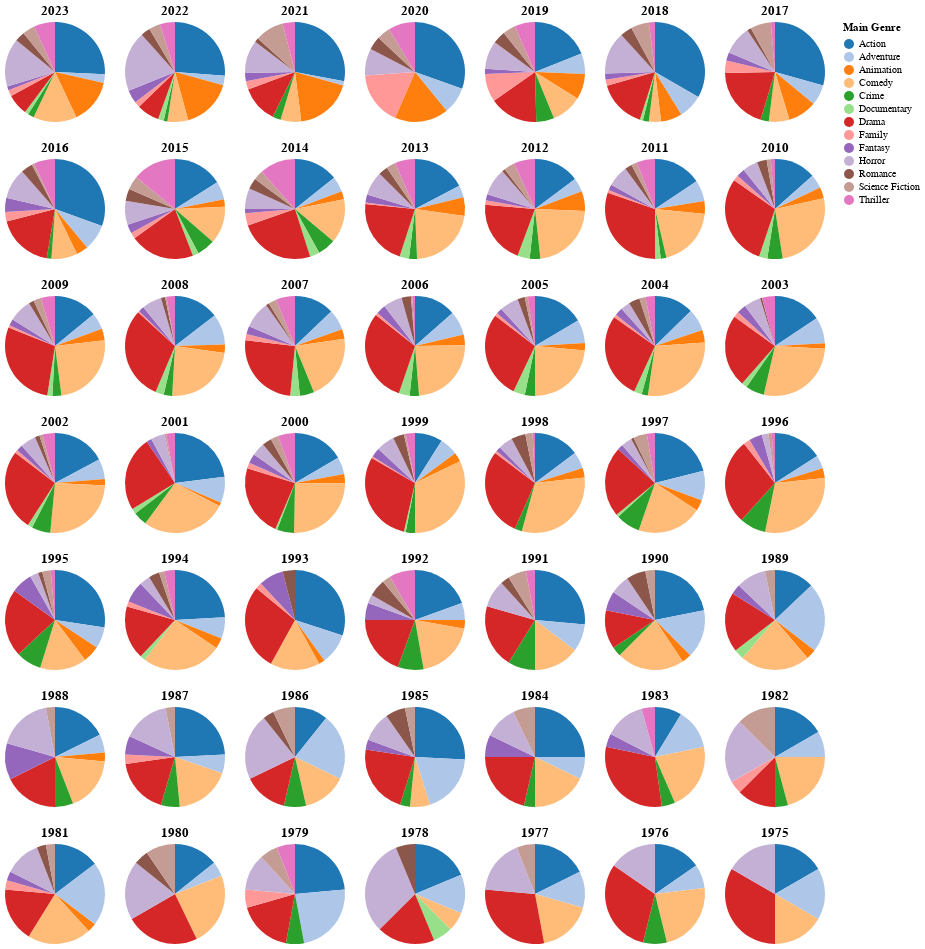

Write notebook code for a chart like this one.
### Code cell
# Concatenate facet charts
facet1 = alt.hconcat(charts[6],charts[5],charts[4],charts[3],charts[2],charts[1],charts[0])
facet2 = alt.hconcat(charts[13],charts[12],charts[11],charts[10],charts[9],charts[8],charts[7])
facet3 = alt.hconcat(charts[20],charts[19],charts[18],charts[17],charts[16],charts[15],charts[14])
facet4 = alt.hconcat(charts[27],charts[26],charts[25],charts[24],charts[23],charts[22],charts[21])
facet5 = alt.hconcat(charts[34],charts[33],charts[32],charts[31],charts[30],charts[29],charts[28])
facet6 = alt.hconcat(charts[41],charts[40],charts[39],charts[38],charts[37],charts[36],charts[35])
facet7 = alt.hconcat(charts[48],charts[47],charts[46],charts[45],charts[44],charts[43],charts[42])

facet1.properties(
    title='Distribution of movie genres over years'
).configure_view(
    stroke=None
).configure_title(
    fontSize=12
).configure_axis(
    labelFontSize=10,
    titleFontSize=12
)
facet2.properties(
    title='Distribution of movie genres over years'
).configure_view(
    stroke=None
).configure_title(
    fontSize=12
).configure_axis(
    labelFontSize=10,
    titleFontSize=12
)
facet3.properties(
    title='Distribution of movie genres over years'
).configure_view(
    stroke=None
).configure_title(
    fontSize=12
).configure_axis(
    labelFontSize=10,
    titleFontSize=12
)
facet4.properties(
    title='Distribution of movie genres over years'
).configure_view(
    stroke=None
).configure_title(
    fontSize=12
).configure_axis(
    labelFontSize=10,
    titleFontSize=12
)
facet5.properties(
    title='Distribution of movie genres over years'
).configure_view(
    stroke=None
).configure_title(
    fontSize=12
).configure_axis(
    labelFontSize=10,
    titleFontSize=12
)
facet6.properties(
    title='Distribution of movie genres over years'
).configure_view(
    stroke=None
).configure_title(
    fontSize=12
).configure_axis(
    labelFontSize=10,
    titleFontSize=12
)
facet7.properties(
    title='Distribution of movie genres over years'
).configure_view(
    stroke=None
).configure_title(
    fontSize=12
).configure_axis(
    labelFontSize=10,
    titleFontSize=12
)
facet7 & facet6 & facet5 & facet4 & facet3 & facet2 & facet1
